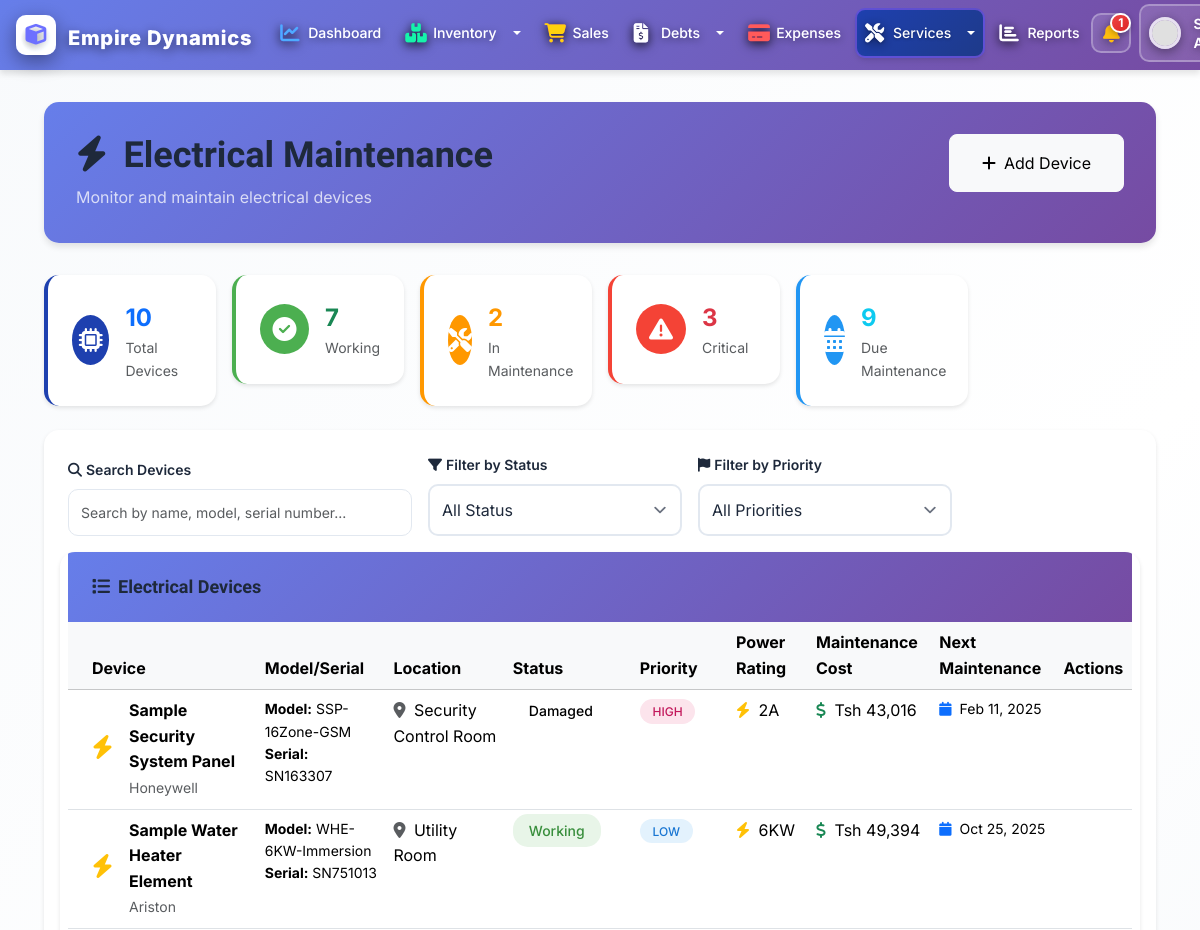
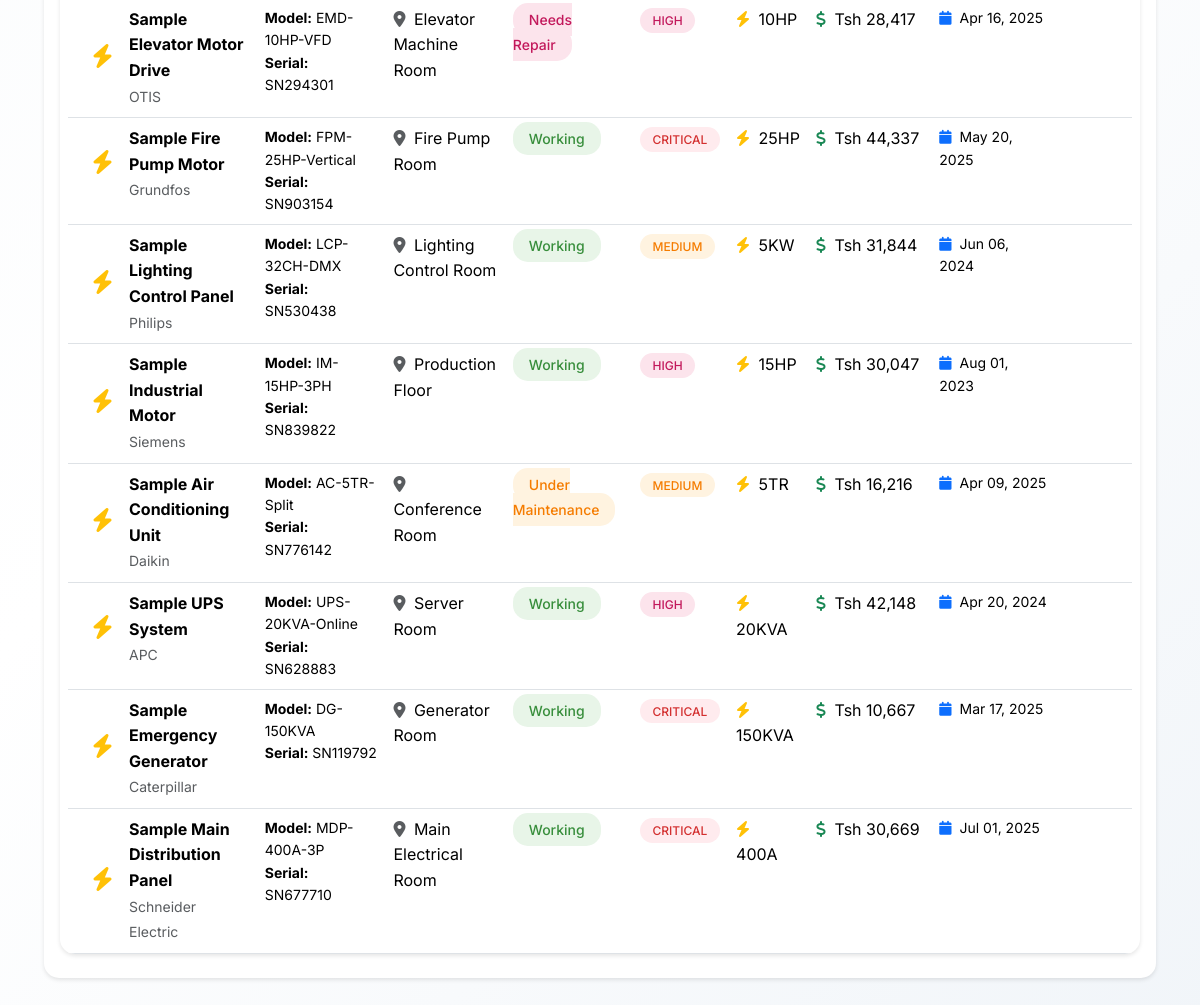
Before: /electrical/ (signed in) with the older database file (2 pictures, top to bottom).
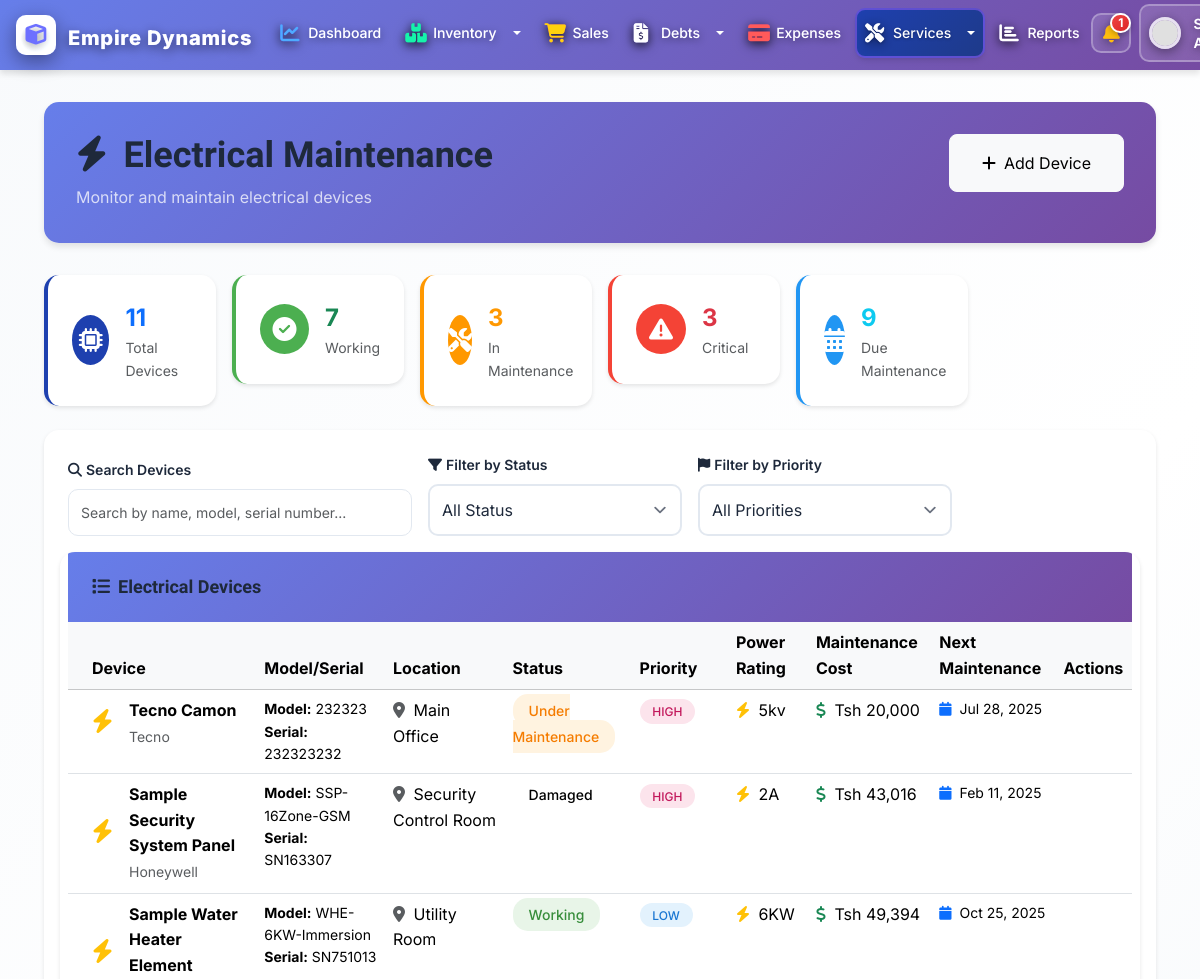
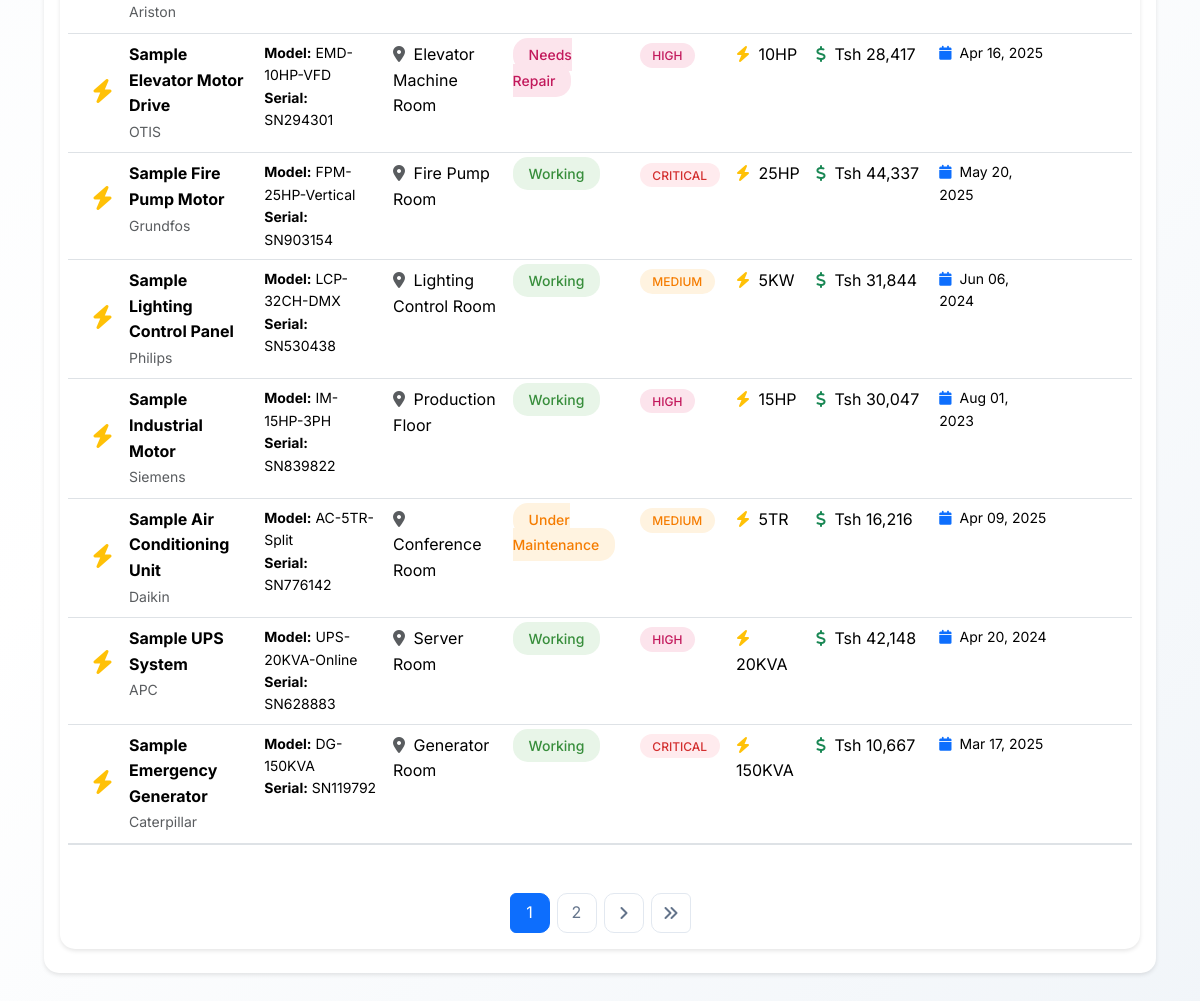
After: the same page with the newer database file (2 pictures, top to bottom).
### BusinessApp/models.py (models this page shows, shortened)
class ElectricalDevice(models.Model):
    STATUS_CHOICES = [
        ('working', 'Working'),
        ('maintenance', 'Under Maintenance'),
        ('repair', 'Needs Repair'),
        ('damaged', 'Damaged'),
        ('retired', 'Retired'),
    ]
    PRIORITY_CHOICES = [
        ('low', 'Low'),
        ('medium', 'Medium'),
        ('high', 'High'),
        ('critical', 'Critical'),
    ]
    name = models.CharField(max_length=200)
    model_number = models.CharField(max_length=100, blank=True)
    serial_number = models.CharField(max_length=100, blank=True)
    manufacturer = models.CharField(max_length=100, blank=True)
    voltage_rating = models.CharField(max_length=50, blank=True)
    power_rating = models.CharField(max_length=50, blank=True)
    location = models.CharField(max_length=200, default='Main Office')
    status = models.CharField(max_length=20, choices=STATUS_CHOICES, default='working')
    priority = models.CharField(max_length=20, choices=PRIORITY_CHOICES, default='medium')
    purchase_date = models.DateField(null=True, blank=True)
    warranty_expiry = models.DateField(null=True, blank=True)
    last_maintenance = models.DateField(null=True, blank=True)
    next_maintenance = models.DateField(null=True, blank=True)
    maintenance_cost = models.DecimalField(max_digits=10, decimal_places=2, default=0)
    description = models.TextField(blank=True)
    created_by = models.ForeignKey(User, on_delete=models.CASCADE)
    created_at = models.DateTimeField(auto_now_add=True)
    updated_at = models.DateTimeField(auto_now=True)

### BusinessApp/views.py (the view, shortened to what this page needs)
# urls.py: path('electrical/', views.electrical_list, name='electrical_list'),
@login_required
def electrical_list(request):
    devices = ElectricalDevice.objects.all().order_by('-created_at')
    search_query = request.GET.get('search', '')
    status_filter = request.GET.get('status', '')
    if status_filter:
        devices = devices.filter(status=status_filter)
    priority_filter = request.GET.get('priority', '')
    if priority_filter:
        devices = devices.filter(priority=priority_filter)
    total_devices = devices.count()
    working_devices = devices.filter(status='working').count()
    maintenance_devices = devices.filter(status__in=['maintenance', 'repair']).count()
    critical_devices = devices.filter(priority='critical').count()
    due_maintenance = devices.filter(next_maintenance__lte=timezone.now().date()).count()
    paginator = Paginator(devices, 10)
    page_number = request.GET.get('page')
    page_obj = paginator.get_page(page_number)
    context = {
        'devices': page_obj,
        'total_devices': total_devices,
        'working_devices': working_devices,
        'maintenance_devices': maintenance_devices,
        'critical_devices': critical_devices,
        'due_maintenance': due_maintenance,
        'search_query': search_query,
        'status_filter': status_filter,
        'priority_filter': priority_filter,
        'status_choices': ElectricalDevice.STATUS_CHOICES,
        'priority_choices': ElectricalDevice.PRIORITY_CHOICES,
    }
    return render(request, 'electrical/list.html', context)

### BusinessApp/context_processors.py (called while the page is built)
def notifications(request):
    if request.user.is_authenticated:
        unread_notifications = Notification.objects.filter(
            user=request.user,
            is_read=False
        ).order_by('-created_at')[:10]
        count = unread_notifications.count()
        logger.debug(f"User {request.user.username} has {count} unread notifications")
        return {
            'notifications': unread_notifications,
            'notification_count': count,
        }
    return {
        'notifications': [],
        'notification_count': 0,
    }

### BusinessApp/templates/electrical/list.html (shortened to what the changed rows need)
{% extends 'base.html' %}
{% load static %}
{% load humanize %}
{% block content %}
<div class="page-content electrical-container">
    <div class="container-fluid">
        <div class="electrical-header">
            <div class="d-flex justify-content-between align-items-start flex-wrap">
                <div class="mb-3 mb-md-0">
                    <h1 class="mb-2">
                        <i class="fas fa-bolt me-3"></i>Electrical Maintenance
                    </h1>
                </div>
            </div>
        </div>
        <div class="row g-3 mb-4">
            <div class="col-lg-2 col-md-4 col-sm-6">
                <div class="stats-card total">
                    <div class="d-flex align-items-center">
                        <div class="ms-3">
                            <div class="fs-4 fw-bold text-primary">{{ total_devices }}</div>
                            <div class="text-muted small">Total Devices</div>
                        </div>
                    </div>
                </div>
            </div>
            <div class="col-lg-2 col-md-4 col-sm-6">
                <div class="stats-card maintenance">
                    <div class="d-flex align-items-center">
                        <div class="ms-3">
                            <div class="fs-4 fw-bold" style="color: #ff9800;">{{ maintenance_devices }}</div>
                            <div class="text-muted small">In Maintenance</div>
                        </div>
                    </div>
                </div>
            </div>
        </div>
        <div class="search-section">
            <form method="GET" class="row g-3 align-items-end">
        <div class="electrical-table">
            {% if devices %}
                <div class="table-responsive">
                    <table class="table table-hover mb-0">
                        <thead class="table-light">
                            <tr>
                                <th class="ps-4">Device</th>
                                <th>Model/Serial</th>
                                <th>Location</th>
                                <th>Status</th>
                                <th>Priority</th>
                                <th>Power Rating</th>
                                <th>Maintenance Cost</th>
                                <th>Next Maintenance</th>
                                <th class="text-center">Actions</th>
                            </tr>
                        </thead>
                        <tbody>
                            {% for device in devices %}
                                <tr class="device-row">
                                    <td class="ps-4">
                                        <div class="d-flex align-items-center">
                                            <div class="device-icon me-3">
                                                <i class="fas fa-bolt text-warning fs-4"></i>
                                            </div>
                                            <div>
                                                <div class="fw-bold">{{ device.name }}</div>
                                                <small class="text-muted">{{ device.manufacturer|default:"Unknown manufacturer" }}</small>
                                            </div>
                                        </div>
                                    </td>
                                    <td>
                                        <div class="small">
                                            <div><strong>Model:</strong> {{ device.model_number|default:"-" }}</div>
                                            <div><strong>Serial:</strong> {{ device.serial_number|default:"-" }}</div>
                                        </div>
                                    </td>
                                    <td>
                                        <i class="fas fa-map-marker-alt text-muted me-1"></i>
                                        {{ device.location }}
                                    </td>
                                    <td>
                                        <span class="status-badge status-{{ device.status }}">
                                            {{ device.get_status_display }}
                                        </span>
                                    </td>
                                    <td>
                                        <span class="priority-badge priority-{{ device.priority }}">
                                            {{ device.get_priority_display }}
                                        </span>
                                    </td>
                                    <td>
                                        {% if device.power_rating %}
                                            <i class="fas fa-bolt text-warning me-1"></i>
                                            {{ device.power_rating }}
                                        {% else %}
                                            <span class="text-muted">-</span>
                                        {% endif %}
                                    </td>
                                    <td>
                                        <i class="fas fa-dollar-sign text-success me-1"></i>
                                        Tsh {{ device.maintenance_cost|floatformat:0|intcomma }}
                                    </td>
                                    <td>
                                        {% if device.next_maintenance %}
                                            <div class="small">
                                                <i class="fas fa-calendar text-primary me-1"></i>
                                                {{ device.next_maintenance|date:"M d, Y" }}
                                            </div>
                                        {% else %}
                                            <span class="text-muted small">Not scheduled</span>
                                        {% endif %}
                                    </td>
                                    <td class="text-center">
                                    </td>
                                </tr>
                            {% endfor %}
                        </tbody>
                    </table>
                </div>
                {% if devices.has_other_pages %}
                    <div class="p-3 border-top">
                        <nav aria-label="Devices pagination">
                            <ul class="pagination justify-content-center mb-0">
                                {% for num in devices.paginator.page_range %}
                                    {% if devices.number == num %}
                                        <li class="page-item active">
                                            <span class="page-link">{{ num }}</span>
                                        </li>
                                    {% elif num > devices.number|add:'-3' and num < devices.number|add:'3' %}
                                        <li class="page-item">
                                            <a class="page-link" href="?page={{ num }}">{{ num }}</a>
                                        </li>
                                    {% endif %}
                                {% endfor %}
                                {% if devices.has_next %}
                                    <li class="page-item">
                                        <a class="page-link" href="?page={{ devices.next_page_number }}">
                                            <i class="fas fa-angle-right"></i>
                                        </a>
                                    </li>
                                    <li class="page-item">
                                        <a class="page-link" href="?page={{ devices.paginator.num_pages }}">
                                            <i class="fas fa-angle-double-right"></i>
                                        </a>
                                    </li>
                                {% endif %}
                            </ul>
                        </nav>
                    </div>
                {% endif %}
            {% endif %}
        </div>
    </div>
</div>
{% endblock %}

Changed rows visible on the page:
no longer on this page (row unchanged): ElectricalDevice: name "Sample Main Distribution Panel", manufacturer "Schneider Electric", model_number "MDP-400A-3P", serial_number "SN677710", location "Main Electrical Room", status "Working", priority "CRITICAL", power_rating "400A", maintenance_cost "30,669", next_maintenance "Jul 01, 2025"
added ElectricalDevice: name "Tecno Camon", manufacturer "Tecno", model_number "232323", serial_number "232323232", location "Main Office", status "Under Maintenance", priority "HIGH", power_rating "5kv", maintenance_cost "20,000", next_maintenance "Jul 28, 2025"
Other visible differences:
{{ total_devices }}: "10" → "11"
{{ maintenance_devices }}: "2" → "3"
new list line: "1"
new list line: "2"
